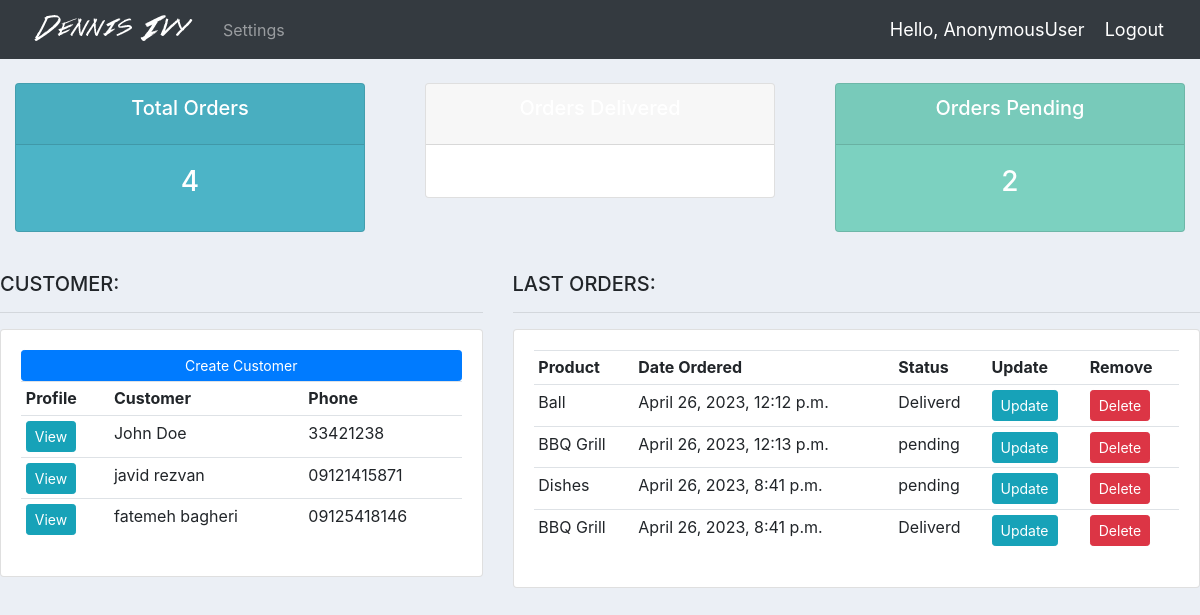
/, run on an earlier commit of the app's database.
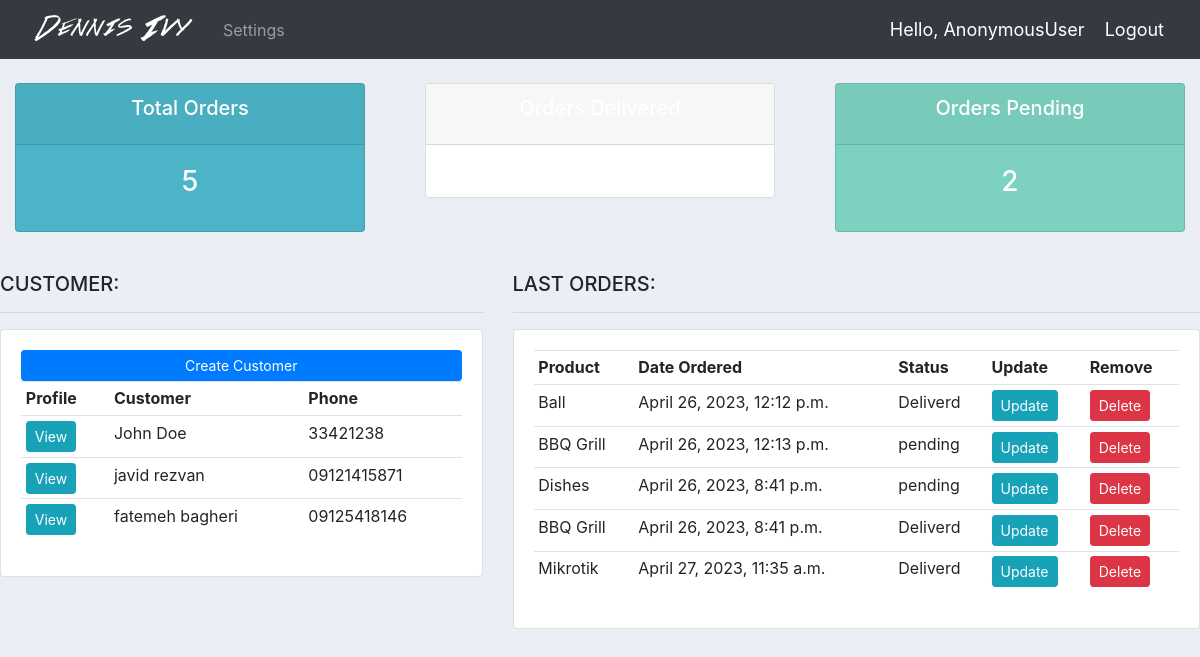
And on a later commit of the database.
### accounts/models.py (models this page shows, shortened)
class Customer(models.Model):
    name=models.CharField(max_length=200,null=True)
    phone=models.CharField(max_length=200,null=True)
    email=models.CharField(max_length=200,null=True)
    date_created=models.DateTimeField(auto_now_add=True,null=True)

class Order(models.Model):
    STATUS = (
            ('pending','pending'),
            ('out for delivery','out for delivery'),
            ('Deliverd','Deliverd'),
        )
    customer=models.ForeignKey(Customer,null=True,on_delete=models.SET_NULL)
    product=models.ForeignKey(Product,null=True,on_delete=models.SET_NULL)
    date_created=models.DateTimeField(auto_now_add=True,null=True)
    status=models.CharField(max_length=200,null=True,choices=STATUS)
    note=models.CharField(max_length=1000,null=True)

class Product(models.Model):
    CATEGORY = (
            ('Indoor','Indoor'),
            ('Out Door','Out Door'),
        )
    name=models.CharField(max_length=200,null=True)
    price=models.FloatField(null=True)
    category=models.CharField(max_length=200,null=True,choices=CATEGORY)
    description=models.CharField(max_length=200,null=True,blank=True)
    date_created=models.DateTimeField(auto_now_add=True,null=True)
    tags=models.ManyToManyField(Tag)
    def __str__(self):
        return self.name

### accounts/views.py (the view)
# urls.py: path('', views.home, name="home"),
def home(request):
    customers=Customer.objects.all()
    total_customers=customers.count()
    orders=Order.objects.all()
    total_orders=orders.count()
    deliverd=orders.filter(status='Deliverd').count()
    pending=orders.filter(status='pending').count()
    context={'customers':customers,'orders':orders,
              'deliverd':deliverd,'pending':pending,
              'total_customers':total_customers,
              'total_orders':total_orders
              }
    return render(request,'accounts/dashboard.html',context)

### Requirements/CMS-DennisIvy-master/accounts/templates/accounts/dashboard.html
{% extends 'accounts/main.html' %}
{% block content %}
{% include 'accounts/status.html' %}
<br />
<div class="row">
	<div class="col-md-5">
		<h5>CUSTOMER:</h5>
		<hr />
		<div class="card card-body">
			<a href="#" class="btn btn-primary btn-sm btn-block"
				>Create Customer</a
			>
			<table class="table table-sm">
				<tr>
					<th>Profile</th>
					<th>Customer</th>
					<th>Phone</th>
				</tr>
				{% for customer in customers %}
				<tr>
					<td><a class="btn btn-sm btn-info" href="{% url 'customer' customer.id %}">View</a></td>
					<td>{{ customer.name }}</td>
					<td>{{ customer.phone }}</td>
				</tr>
				{% endfor %}
			</table>
		</div>
	</div>
	<div class="col-md-7">
		<h5>LAST ORDERS:</h5>
		<hr />
		<div class="card card-body">
			<table class="table table-sm">
				<tr>
					<th>Product</th>
					<th>Date Ordered</th>
					<th>Status</th>
					<th>Update</th>
					<th>Remove</th>
				</tr>
				{% for order in orders %}
				<tr>
					<td>{{ order.product }}</td>
					<td>{{ order.date_created }}</td>
					<td>{{ order.status }}</td>
					<td>
						<a class="btn btn-sm btn-info" href="{% url 'update_order' order.id %}"
							>Update</a
						>
					</td>
					<td>
						<a class="btn btn-sm btn-danger" href="{% url 'delete_order' order.id %}"
							>Delete</a
						>
					</td>
				</tr>
				{% endfor %}
			</table>
		</div>
	</div>
</div>
{% endblock %}

What changed in the data, as far as the page shows it:
added Order: product "Mikrotik", date_created "April 27, 2023, 11:35 a.m.", status "Deliverd"
Also different on the page:
{{ total_orders }}: "4" → "5"
